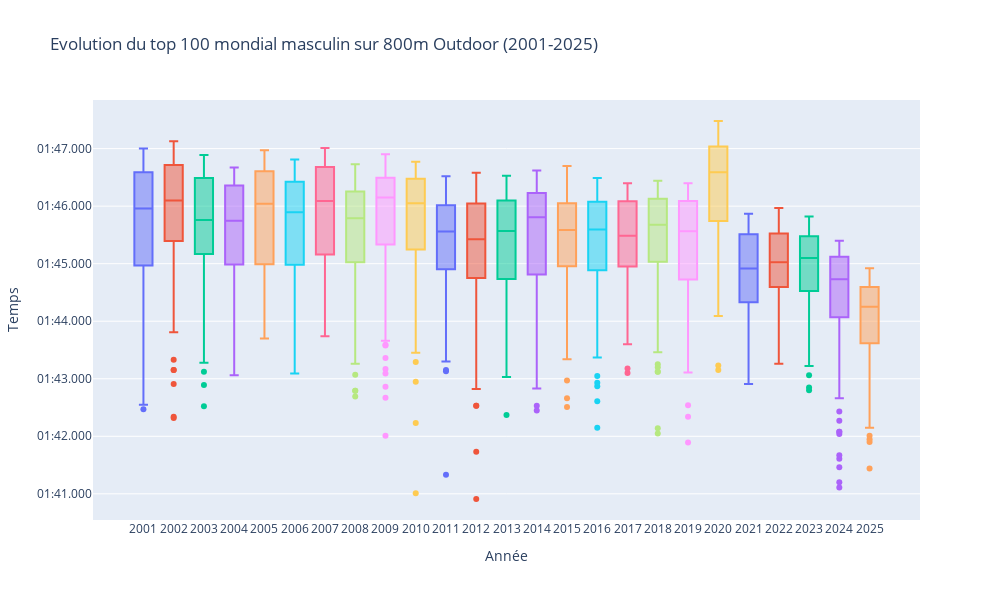

Notebook code cell kept with this figure:
### Code cell
# ...existing code...
import plotly.graph_objects as go
import pandas as pd

base_date = pd.Timestamp("2024-01-01")
final_df['Time_Obj'] = base_date + pd.to_timedelta(final_df['Mark_s'], unit='s')

# 1. Préparation : On construit le texte complet qu'on veut voir au survol
# On combine le Nom, la Nation (si dispo) et le temps officiel exact
# Astuce: On utilise du HTML (<b>) pour mettre le nom en gras
final_df['Hover_Label'] = (
    "<b>" + final_df['Competitor'] + "</b> (" + final_df['Unnamed: 5'] + ")<br>" + 
    "Date: " + final_df['Date'].dt.strftime('%d/%m/%Y')
)

unique_years = sorted(final_df['Year'].dropna().unique())

fig = go.Figure()

for year in unique_years:
    # On filtre le DataFrame pour l'année (on garde toutes les colonnes cette fois)
    df_year = final_df[final_df['Year'] == year]
    
    if not df_year.empty:
        fig.add_trace(go.Box(
            y=df_year['Time_Obj'],
            
            # ICI : On passe la liste des noms correspondants
            text=df_year['Hover_Label'],
            
            name=str(int(year)),
            width=0.6,
            boxpoints='outliers' 
        ))

fig.update_layout(
    title='Evolution du top 100 mondial masculin sur 800m Outdoor (2001-2025)',
    xaxis_title='Année',
    yaxis_title='Temps',
    boxmode='group',
    showlegend=False,
    width=1000,
    height=600,
    yaxis=dict(tickformat="%M:%S.%L") # Pas de centièmes sur l'axe Y
)

# 2. Configuration de l'affichage au survol
# %{text} affiche notre colonne 'Hover_Label' (Nom + Nat)
# %{y} affiche le temps (formaté par le tickformat ou spécifique ici)
fig.update_traces(
    hovertemplate="%{text}<br>Temps: %{y|%M'%S''%L}"
)

fig.write_html('C:\\Users\\Lucas\\Documents\\DATA_SCIENCE\\GRAPH\\evol_top_100_mondial_masculin_800m_outdoor.html')
fig.show()
